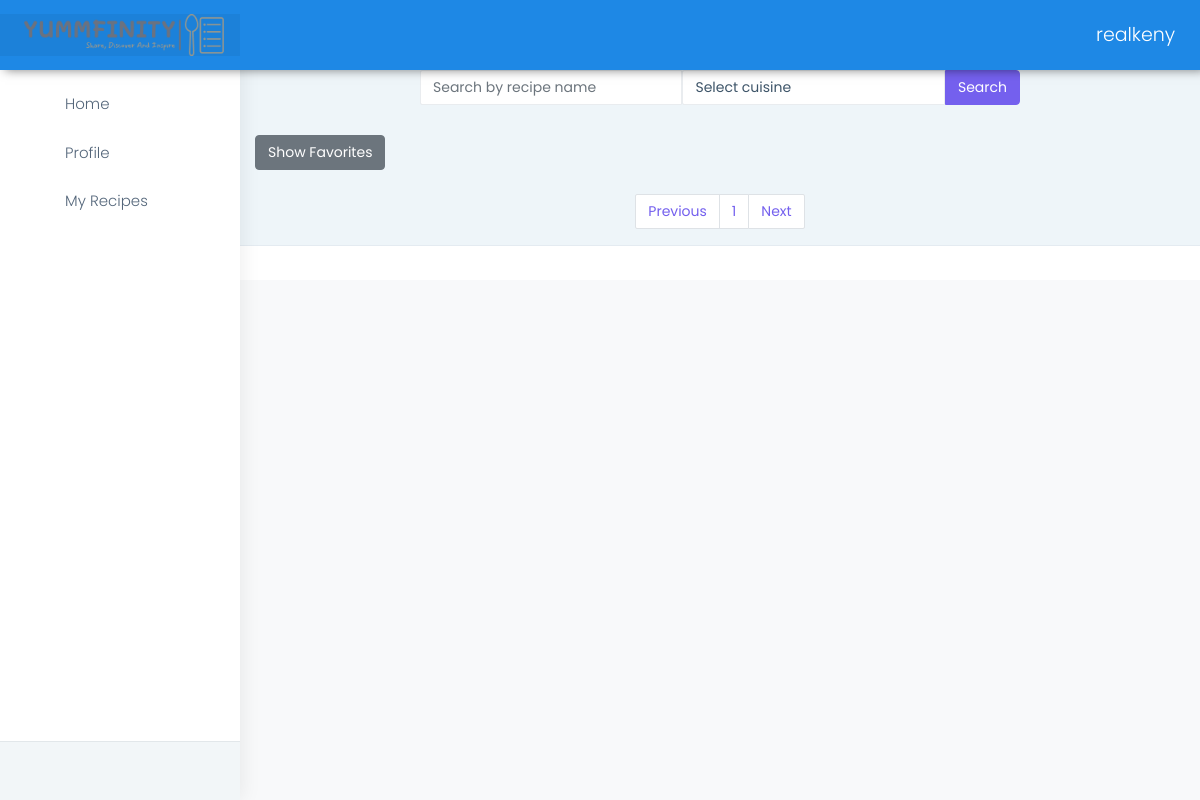
The app's page /browse_recipes?page=2 (signed in), older data.
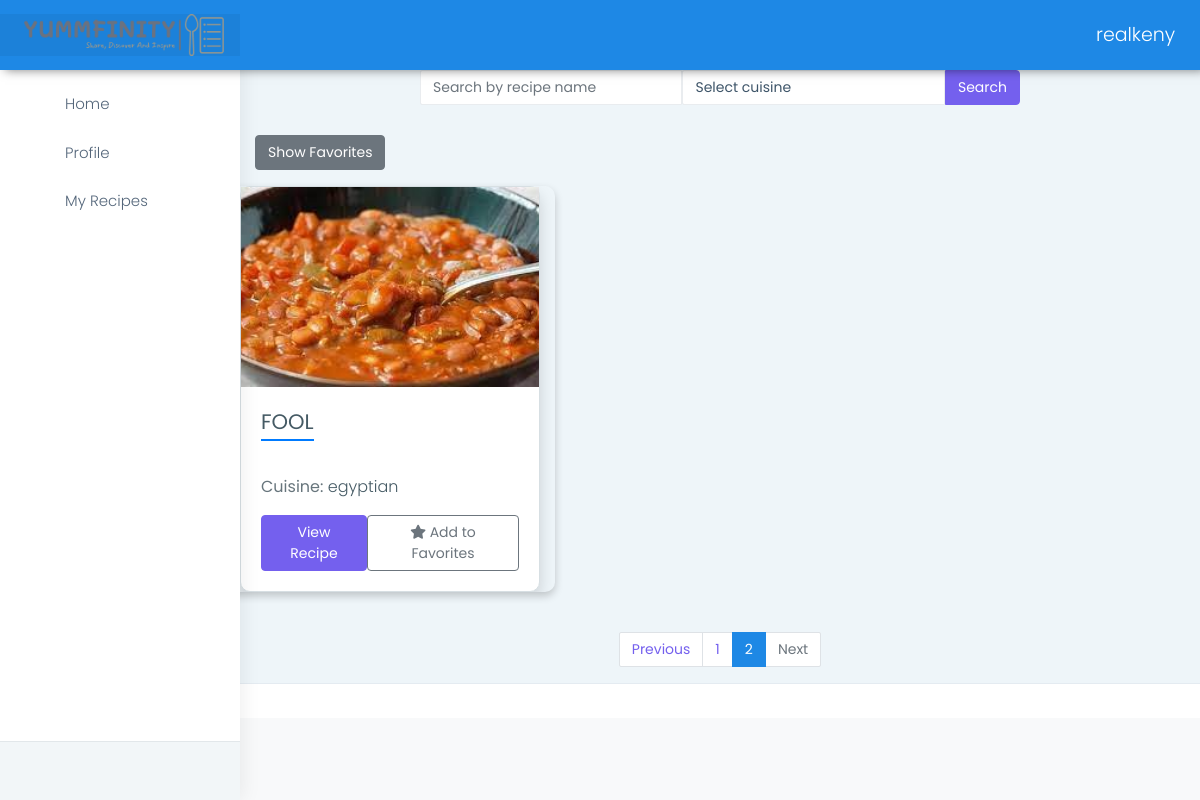
The same page, newer data.
### apps/authentication/models.py (models this page shows, shortened)
class Recipe(db.Model):
    id = db.Column(db.Integer, primary_key=True)
    cuisine = db.Column(db.String(64))
    name = db.Column(db.String(64))
    description = db.Column(db.Text, nullable=False)
    user_id = db.Column(db.Integer, db.ForeignKey('user.id'), nullable=False)
    cooking_time = db.Column(db.Integer, nullable=False)
    cuisine = db.Column(db.String(64), nullable=False)
    image = db.Column(db.String(255), nullable=True)
    ingredients = db.relationship('Ingredient', backref='recipe', lazy=True, cascade='all, delete-orphan')
    ingredients = db.relationship('Instruction', backref='recipe', lazy=True, cascade='all, delete-orphan')
    ratings = db.relationship('Rating', backref='recipe', lazy=True, cascade='all, delete-orphan')
    comments = db.relationship('Comment', backref='recipe', lazy=True, cascade='all, delete-orphan')
    activities = db.relationship('UserActivity', back_populates='recipe', lazy=True, cascade='all, delete-orphan')

### apps/home/routes.py (the view)
@blueprint.route('/browse_recipes')
@login_required
def browse_recipes():
    recipes = Recipe.query.all()
    recipes_per_page = 6
    page = request.args.get('page', 1, type=int)
    total_recipes = Recipe.query.count()
    total_pages = ceil(total_recipes / recipes_per_page)
    page_range = list(range(max(1, page - 2), min(total_pages, page + 2) + 1))
    recipes = Recipe.query.paginate(page, recipes_per_page, False).items
    favorite_recipes = UserProfile.query.filter_by(user_id=current_user.id).first().favorite_recipes
    cuisines = ['egyptian','american', 'chinese', 'french', 'italian', 'mexican', 'thai']
    return render_template('home/browse_recipes.html',  segment='browse_recipes', Recipes=recipes, page=page, total_pages=total_pages,
                            page_range=page_range, favorite_recipes=favorite_recipes, cuisines=cuisines)

### apps/__init__.py (called while the page is built)
def configure_database(app):
    @app.before_first_request
    def initialize_database():
        db.create_all()
    @app.teardown_request
    def shutdown_session(exception=None):
        db.session.remove()

### apps/authentication/models.py (called while the page is built)
@login_manager.user_loader
def user_loader(id):
    return User.query.filter_by(id=id).first()

    @property
    def favorite_recipes(self):
        if self.favorite_recipes_str:
            return [int(recipe_id) for recipe_id in self.favorite_recipes_str.split(',')]
        return []

### apps/templates/home/browse_recipes.html (shortened to what this page needs)
{% extends '/layouts/base.html' %}
{% block content %}
<head>
<link rel="stylesheet" href="{{ url_for('static', filename='assets/css/custom.css') }}" />
<link rel="stylesheet" href="https://cdnjs.cloudflare.com/ajax/libs/font-awesome/5.15.1/css/all.min.css" />
</head>
<div class="container">
    <div class="search-container">
        <form class="search-form" action="{{ url_for('home_blueprint.search_results') }}" method="GET">
            <input type="text" class="form-control" name="recipe_name" placeholder="Search by recipe name">
            <select class="form-control" name="cuisine">
                <option value="">Select cuisine</option>
            </select>
            <button type="submit" class="btn btn-primary" id = 'search-btn'>Search</button>
        </form>
    </div>
        <button type="button" class="btn btn-secondary" id="show-favorites-btn" onclick="toggleFavorites()">Show Favorites</button>
</div>
<div class="tab-pane active" id="home" role="tabpanel">
    <div class="row">
        {% for recipe in Recipes %}
        <div class="col-md-4 col-sm-6 my-3 recipe-card {% if recipe.id in favorite_recipes %}favorite{% endif %}">
            <div class="card h-100">
                {% if recipe.image %}
                <img src="{{ url_for('static', filename='assets/images/' + recipe.image) }}" class="card-img-top img-responsive" alt="{{ recipe.name }}">
                {% endif %}
                <div class="card-body d-flex flex-column">
                    <div>
                        <h5 class="card-title mb-1">{{ recipe.name }}</h5>
                     </div>
                    {% if recipe.cuisine %}
                    <p class="card-text mt-auto mb-3"><strong>Cuisine:</strong> {{ recipe.cuisine }}</p>
                    {% endif %}
                    <div class="d-flex justify-content-between align-items-center">
                        <a href="{{ url_for('home_blueprint.recipe_details', recipe_id=recipe.id) }}" class="btn btn-primary">View Recipe</a>
                        {% if recipe.id in favorite_recipes %}
                        <span class="favorited-text">
                            <i class="fas fa-check"></i>
                            Added to Favorites
                        </span>
                        {% else %}
                        <a href="{{ url_for('home_blueprint.add_to_favorites', recipe_id=recipe.id) }}" class="btn btn-outline-secondary">
                            <i class="fas fa-star"></i>
                            Add to Favorites
                        </a>
                        {% endif %}
                    </div>
                </div>
            </div>
        </div>
        {% endfor %}
    </div>
    <div class="d-flex justify-content-center mt-4">
        <nav aria-label="Page navigation">
            <ul class="pagination">
                <li class="page-item {% if page == 1 %}disabled{% endif %}">
                    <a class="page-link" href="{{ url_for('home_blueprint.browse_recipes', page=page-1) if page > 1 }}">Previous</a>
                </li>
                {% for p in page_range %}
                <li class="page-item {% if p == page %}active{% endif %}">
                    <a class="page-link" href="{{ url_for('home_blueprint.browse_recipes', page=p) }}">{{ p }}</a>
                </li>
                {% endfor %}
                <li class="page-item {% if page == total_pages %}disabled{% endif %}">
                    <a class="page-link" href="{{ url_for('home_blueprint.browse_recipes', page=page+1) if page < total_pages }}">Next</a>
                </li>
            </ul>
        </nav>
    </div>
</div>
{% endblock %}

Row changes from the older to the newer data that the page shows:
added Recipe: image (picture), name "FOOL", cuisine "egyptian"
Text that changed along with them:
new list line: "2"
